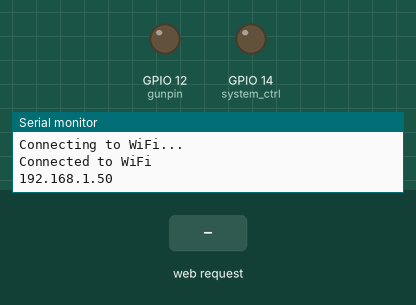
Bench run of a sketch on a simulated ESP32. Shown: output pins drawn as LEDs (lit = HIGH), the last lines printed to the serial monitor. Inputs (shaded band) come from the test bench. WiFi joins after 1.5 s; servers stay silent unless stated.

Above: at 3.2 s.
3.3 s: HTTP request GET /system?status=online received
At 4.4 s:
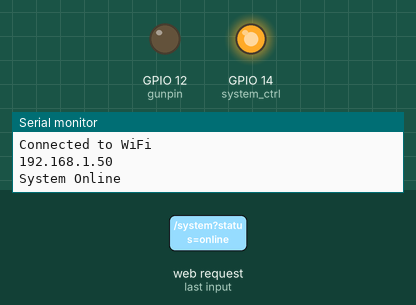
4.8 s: HTTP request GET /gun?status=armed received
At 5.5 s:
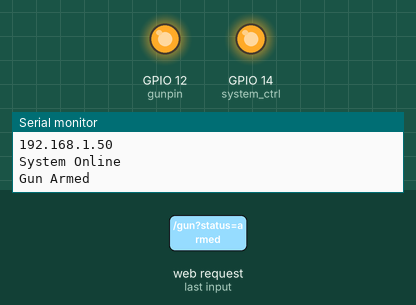
6.3 s: HTTP request GET /system received
At 6.7 s:
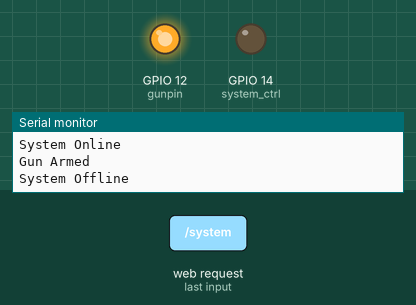
Timing chart, 0 to 9.3 s (numbered marks = the images above; inputs shaded):
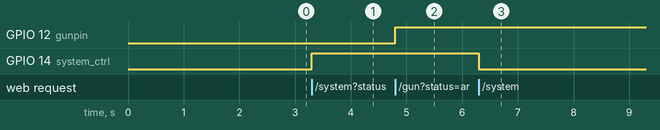

Measured:
- after the input at 3.3 s, GPIO 14 (system_ctrl): LOW → HIGH at once
- after the input at 4.8 s, GPIO 12 (gunpin): LOW → HIGH at once
- after the input at 6.3 s, GPIO 14 (system_ctrl): HIGH → LOW at once

The sketch:

ESP32_Webhost.ino
```cpp
#include <WiFi.h>
#include <WebServer.h>

// Replace with your network credentials
const char* ssid = "Your WiFi SSID";
const char* password = "Your WiFi Password";

const int gunpin = 12;
const int system_ctrl = 14;
const int shot_indicator = 13;
// Create WebServer object on port 80
WebServer server(80);

int systemOnline = 1;  // System is online by default
int gunArmed = 0;      // Gun is disarmed by default

// Dark mode HTML content with pill-shaped buttons, styled message box, and scrolling notifications
const char index_html[] PROGMEM = R"rawliteral(
<!DOCTYPE html>
<html>
<head>
  <title>Smart Farm Defender</title>
  <style>
    body {
      font-family: 'Arial', sans-serif;
      background-color: #121212;  /* Dark background */
      color: #e0e0e0;             /* Light text */
    }
    h1 {
      background-color: #1F1F1F;
      color: #ffffff;
      padding: 15px;
      text-align: center;
      border-radius: 5px;
      font-size: 24px;
    }
    .container {
      width: 90%;
      margin: 20px auto;
    }
    .notification-box {
      background-color: #2c2c2c;   /* Slightly lighter background */
      padding: 15px;
      height: 200px;
      overflow-y: auto;
      border: 2px solid #444;      /* Dark border */
      font-size: 18px;
      color: #ffffff;              /* Light text for notifications */
    }
    .notification-box h2 {
      font-size: 18px;
      margin-top: 0;
      margin-bottom: 10px;
      color: #bdbdbd;
    }
    .button-container {
      display: flex;
      justify-content: space-between;
      margin-top: 20px;
    }
    .btn {
      padding: 20px 40px;
      font-size: 18px;
      color: white;
      background-color: #333333;   /* Default button background in dark mode */
      border: none;
      border-radius: 30px;         /* Pill-shaped buttons */
      cursor: pointer;
      flex-grow: 1;
      margin: 0 15px;
      transition: background-color 0.3s ease;
    }
    .btn:hover {
      background-color: #444444;   /* Slight hover effect */
    }
    .btn.toggle-on {
      background-color: #388E3C;   /* Green for system online */
    }
    .btn.toggle-off {
      background-color: #D32F2F;   /* Red for system offline */
    }
  </style>
</head>
<body>
  <h1>Smart Farm Defender</h1>
  <div class="container">
    <div class="notification-box" id="notification-box">
      <h2>Notification</h2>
    </div>

    <div class="button-container">
      <button class="btn toggle-on" id="system-btn" onclick="toggleSystem()">System Online</button>
      <button class="btn" id="gun-btn" onclick="toggleGun()">Gun Arm</button>
    </div>
  </div>

  <script>
    let systemOnline = true;
    let gunArmed = false;

    function toggleSystem() {
      systemOnline = !systemOnline;
      document.getElementById('system-btn').classList.toggle('toggle-on', systemOnline);
      document.getElementById('system-btn').classList.toggle('toggle-off', !systemOnline);
      document.getElementById('system-btn').innerHTML = systemOnline ? 'System Online' : 'System Offline';
      fetch('/system?status=' + (systemOnline ? 'online' : 'offline'));
    }

    function toggleGun() {
      gunArmed = !gunArmed;
      document.getElementById('gun-btn').innerHTML = gunArmed ? 'Disarm Gun' : 'Gun Arm';
      fetch('/gun?status=' + (gunArmed ? 'armed' : 'disarmed'));
    }

    // Function to display notifications with timestamp
    function addNotification(message) {
      const notificationBox = document.getElementById('notification-box');
      const timestamp = new Date().toLocaleTimeString();
      notificationBox.innerHTML += `<p>[${timestamp}] ${message}</p>`;
      notificationBox.scrollTop = notificationBox.scrollHeight;
    }

    // Poll for pin shot_indicator state
    setInterval(() => {
      fetch('/check-shot')
        .then(response => response.text())
        .then(data => {
          if (data === 'shot-fired') {
            addNotification('Shot Fired');
          }
        });
    }, 2000);
  </script>
</body>
</html>
)rawliteral";

// Function prototypes
void handleRoot();
void handleSystem();
void handleGun();
void checkShot();

void setup() {
  Serial.begin(115200);

  // Initialize pins
  pinMode(system_ctrl, OUTPUT);  // System Online/Offline pin
  pinMode(gunpin, OUTPUT);  // Gun Arm/Disarm pin
  pinMode(shot_indicator, INPUT);  // Pin for Shot Fired

  digitalWrite(4, HIGH);  // System is online by default

  // Connect to Wi-Fi
  WiFi.begin(ssid, password);
  while (WiFi.status() != WL_CONNECTED) {
    delay(1000);
    Serial.println("Connecting to WiFi...");
  }

  Serial.println("Connected to WiFi");
  Serial.println(WiFi.localIP());

  // Serve the HTML page
  server.on("/", HTTP_GET, handleRoot);

  // Handle system toggle
  server.on("/system", HTTP_GET, handleSystem);

  // Handle gun toggle
  server.on("/gun", HTTP_GET, handleGun);

  // Check shot fired
  server.on("/check-shot", HTTP_GET, checkShot);

  // Start server
  server.begin();
}

void loop() {
  server.handleClient();
}

void handleRoot() {
  server.send(200, "text/html", index_html);
}

void handleSystem() {
  String status = server.arg("status");
  if (status == "online") {
    digitalWrite(system_ctrl, HIGH);
    Serial.println("System Online");
  } else {
    digitalWrite(system_ctrl, LOW);
    Serial.println("System Offline");
  }
  server.send(200, "text/plain", "OK");
}

void handleGun() {
  String status = server.arg("status");
  if (status == "armed") {
    digitalWrite(gunpin, HIGH);
    Serial.println("Gun Armed");
  } else {
    digitalWrite(gunpin, LOW);
    Serial.println("Gun Disarmed");
  }
  server.send(200, "text/plain", "OK");
}

void checkShot() {
  if (digitalRead(shot_indicator) == HIGH) {
    server.send(200, "text/plain", "shot-fired");
  } else {
    server.send(200, "text/plain", "no-shot");
  }
}
```
